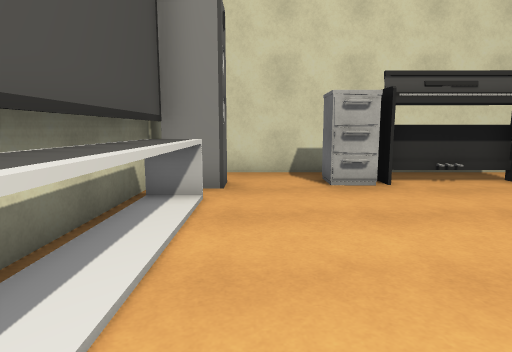
[1] (above)

12 first-person views from a walk through a scene from a Unity 3-D project. The camera is 1.2 m above the floor, tilts 8° down and sees 75° across. The floor is counted in squares, 1 m on a side. Each view is taken from the middle of a square. On the plan, view 1 faces up. The plan holds only what a view shows up to about 14 squares ahead; the rest is blank. The place goes on beyond the plan. The player character is not drawn. Some animated figures are left out. Some surface patterns are stand-ins.

[2]
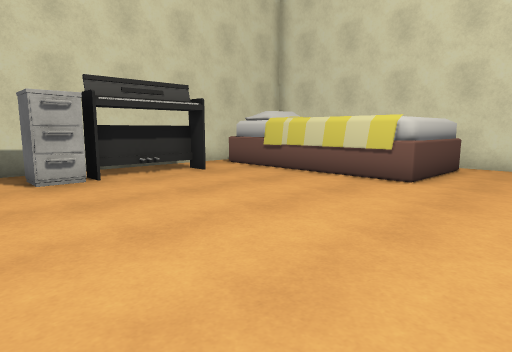

[3]
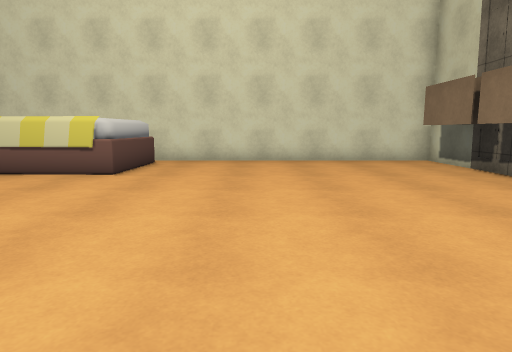

[4]
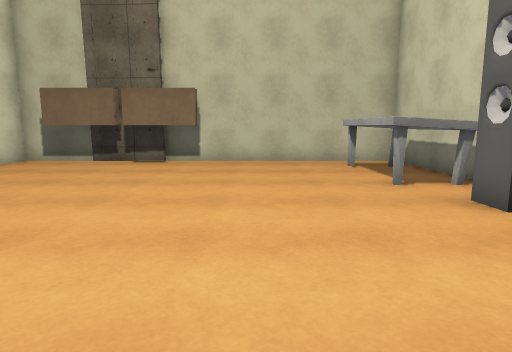

[5]
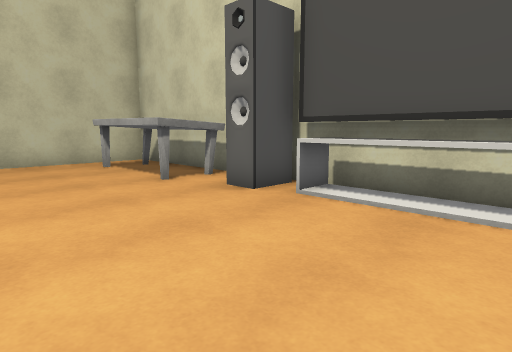

[6]
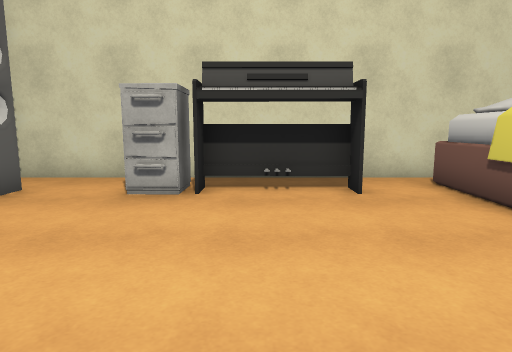

[7]
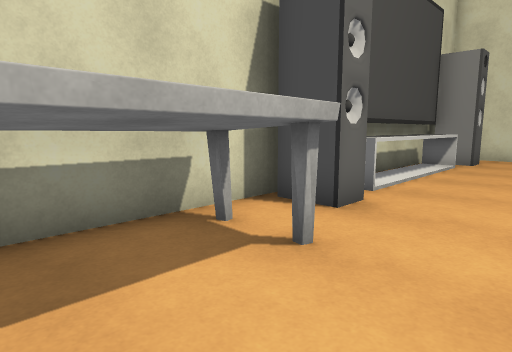

[8]
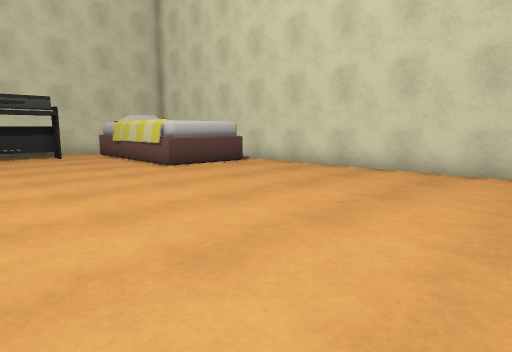

[9]
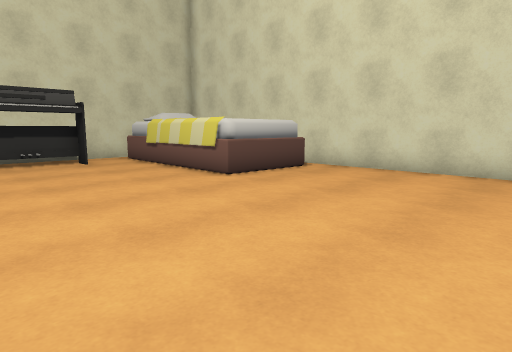

[10]
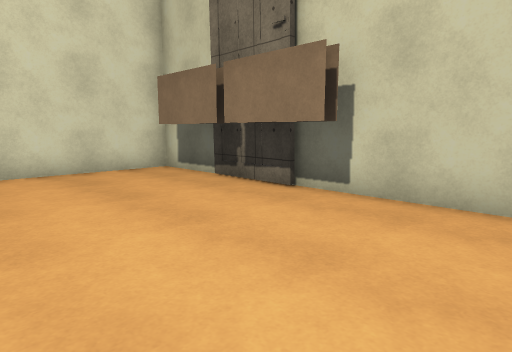

[11]
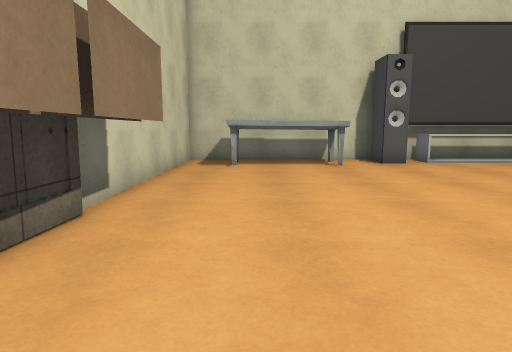

[12]
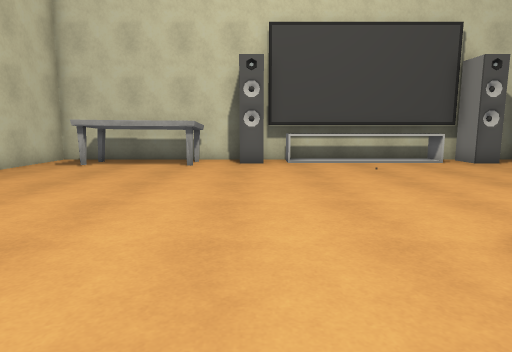

### Floor plan
Key: @ floor where view 1 was taken; # wall or solid block; . floor; = window, fence, low wall or low ledge; ^ raised ledge; T table; O other object.
Columns run from 2 left of view 1 to 12 right of it. Each row starts with its distance up from view 1.
 10  =
  9 =============
  8 =...OOOOO.OO
  7 =#..OO..O.OOO
  6 =#........OO
  5 =^........O   =
  4 =^........O   =
  3 =^........O   =
  2 =^........OOOO=
  1 =^...... .....=
  0 =^@...........=
 -1 =#............=
 -2 =.............=
 -3 =TT...........=
 -4 =TT...........=
 -5 =TT...........=
 -6 =TT...........=
 -7 =TT...........=
 -8 =......#OOOOO.=
 -9 ===============

Where each view was taken, in squares from view 1:
view 1: 0 up, 0 right, facing up
view 2: 1 down, 0 right, facing up-right
view 3: 2 down, 1 left, facing right
view 4: 4 up, 3 right, facing down
view 5: 4 up, 4 right, facing down-left
view 6: 1 up, 4 right, facing up
view 7: 6 down, 2 right, facing up-left
view 8: 8 down, 2 right, facing up-right
view 9: 5 down, 2 right, facing up-right
view 10: 3 down, 2 right, facing down-right
view 11: 6 down, 11 right, facing left
view 12: 1 down, 11 right, facing left
